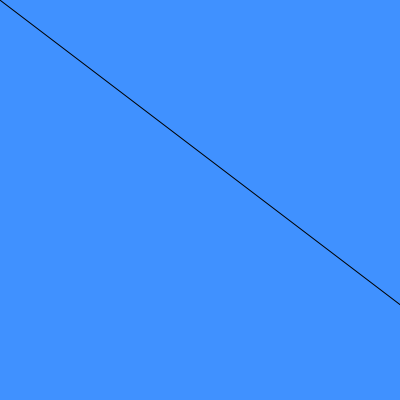
Frame 1 (no input)
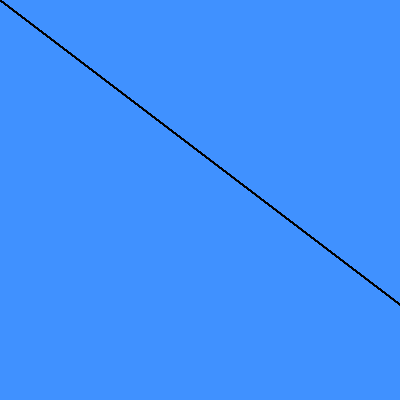
Frame 60 (the mouse pressed at the canvas centre just before this capture)
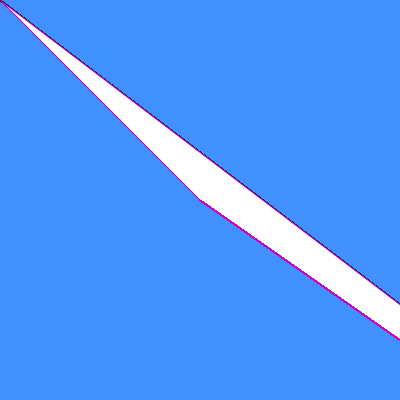
Frame 120 (the mouse held since frame 60 and released just before this capture)

The Processing sketch that drew these frames (run headless with seeded random() and noise(); from frame 60 on, the mouse is pressed at the canvas centre):

// Processing sketch: processing_35154
// ── processing_35154.pde

void setup (){
  size(400,400);
  smooth();
  background(64,145,255);
  frameRate(30);
}

void draw (){
  stroke (mouseX,0,mouseY);
  dist(pmouseX,pmouseY,mouseX,mouseY);
  triangle (pmouseX,pmouseY,mouseX,mouseY,980,746);
}

void mouseClicked(){
  rectMode(CENTER);
  fill(mouseY,763,mouseX);
  noStroke();
  triangle(mouseX,mouseY,30,30,98,34);
}
void keyPressed(){
  background (248,255,64);
}
